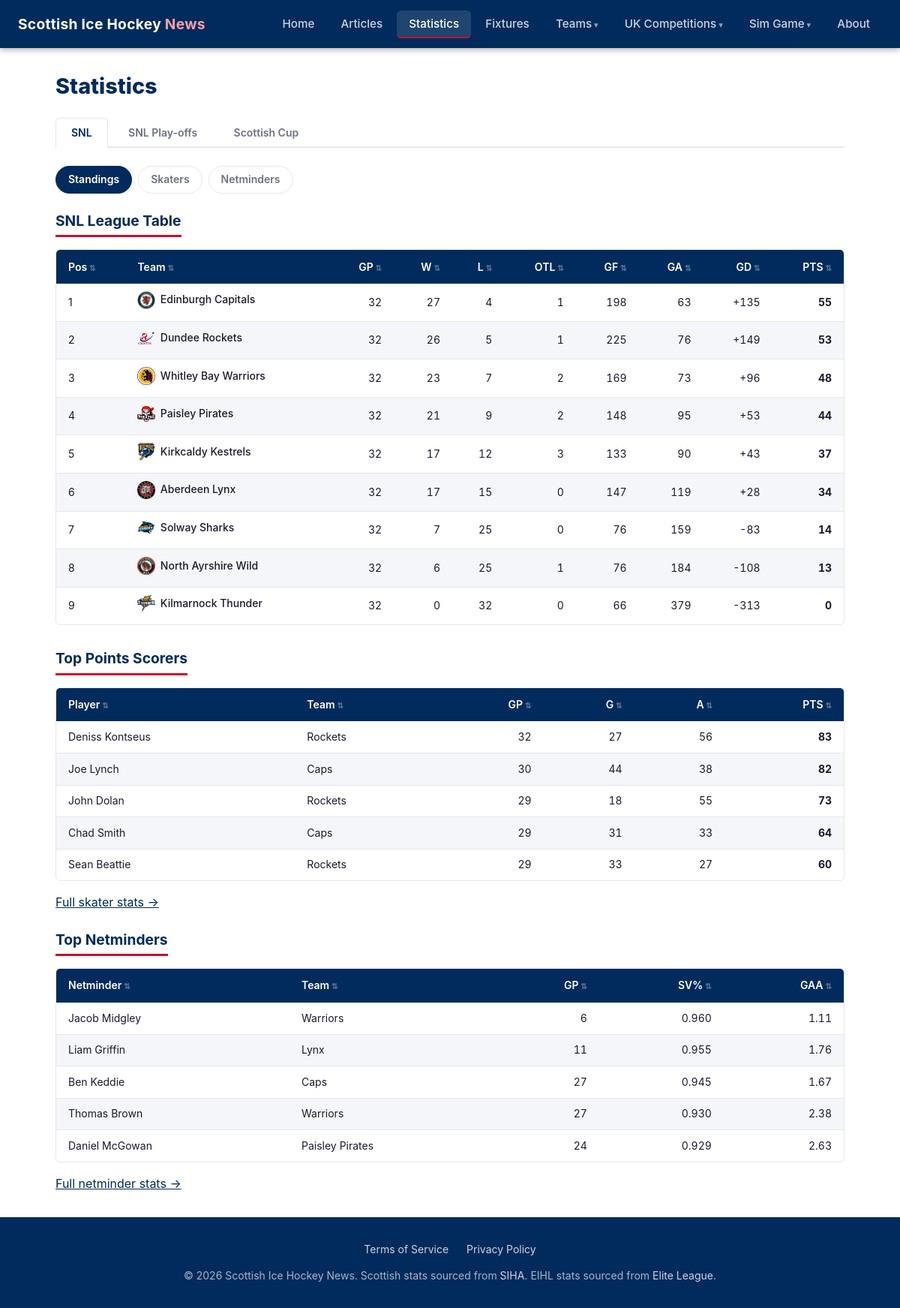
Page /statistics/ on the committed database.
### tables this page shows
CREATE TABLE "team_season_stats" (
                id             INTEGER PRIMARY KEY,
                season         TEXT    NOT NULL DEFAULT '2025-26',
                competition_id INTEGER NOT NULL REFERENCES competitions(id),
                team_id        INTEGER NOT NULL REFERENCES teams(id),
                pos            INTEGER,
                gp             INTEGER,
                wins           INTEGER,
                losses         INTEGER,
                otl            INTEGER,
                gf             INTEGER,
                ga             INTEGER,
                goal_diff      INTEGER,
                pts            INTEGER,
                ppo            INTEGER,
                ppg            INTEGER,
                pp_pct         REAL,
                ppga           INTEGER,
                ppoa           INTEGER,
                pk_pct         REAL,
                shg            INTEGER,
                shga           INTEGER,
                scraped_at     TEXT    NOT NULL,
                UNIQUE (season, competition_id, team_id)
            );

CREATE TABLE teams (
            id   INTEGER PRIMARY KEY,
            slug TEXT    NOT NULL UNIQUE,
            name TEXT    NOT NULL
        );

CREATE TABLE "season_skater_stats" (
                id             INTEGER PRIMARY KEY,
                season         TEXT    NOT NULL DEFAULT '2025-26',
                competition_id INTEGER NOT NULL REFERENCES competitions(id),
                player_id      INTEGER NOT NULL REFERENCES players(id),
                team_id        INTEGER NOT NULL REFERENCES teams(id),
                position       TEXT,
                gp             INTEGER,
                goals          INTEGER,
                assists        INTEGER,
                total_points   INTEGER,
                pim            INTEGER,
                scraped_at     TEXT    NOT NULL,
                UNIQUE (season, competition_id, player_id)
            );

CREATE TABLE players (
            id   INTEGER PRIMARY KEY,
            slug TEXT    NOT NULL UNIQUE,
            name TEXT    NOT NULL
        );

CREATE TABLE "season_netminder_stats" (
                id             INTEGER PRIMARY KEY,
                season         TEXT    NOT NULL DEFAULT '2025-26',
                competition_id INTEGER NOT NULL REFERENCES competitions(id),
                player_id      INTEGER NOT NULL REFERENCES players(id),
                team_id        INTEGER NOT NULL REFERENCES teams(id),
                gp             INTEGER,
                shots_against  INTEGER,
                saves          INTEGER,
                goals_against  INTEGER,
                save_pct       REAL,
                gaa            REAL,
                toi            TEXT,
                scraped_at     TEXT    NOT NULL,
                UNIQUE (season, competition_id, player_id)
            );

### web/app.py (the view)
@app.route("/statistics/")
def statistics():
    season = request.args.get("season", CURRENT_SEASON)
    if season not in SEASONS:
        season = CURRENT_SEASON
    comp = request.args.get("comp", "SNL")
    if comp not in COMPETITIONS:
        comp = "SNL"
    standings = db_queries.get_standings(comp, season=season) if comp == "SNL" else []
    top_skaters = db_queries.get_skater_stats(comp, season=season)[:5]
    top_netminders = db_queries.get_netminder_stats(comp, season=season)[:5]
    return render_template(
        "stats.html",
        comp=comp,
        competitions=COMPETITIONS,
        season=season,
        seasons=SEASONS,
        standings=standings,
        top_skaters=top_skaters,
        top_netminders=top_netminders,
    )

### web/templates/stats.html (shortened to what this page needs)
{% extends "base.html" %}
{% block content %}
<h1 class="page-title">Statistics</h1>
<div class="comp-tabs">
  {% for c in competitions %}
    <a href="{{ url_for('statistics', comp=c) }}"
       class="comp-tab {{ 'active' if c == comp else '' }}">{{ c }}</a>
  {% endfor %}
</div>
<div class="stats-nav">
  <a href="{{ url_for('statistics', comp=comp) }}"
     class="stats-nav-link active">Standings</a>
  <a href="{{ url_for('stats_skaters', comp=comp) }}"
     class="stats-nav-link">Skaters</a>
  <a href="{{ url_for('stats_netminders', comp=comp) }}"
     class="stats-nav-link">Netminders</a>
</div>
{% if comp == "SNL" and standings %}
  <h2 class="section-title">SNL League Table</h2>
  <div class="table-wrapper">
    <table class="sortable">
      <thead>
        <tr>
          <th>Pos</th>
          <th>Team</th>
          <th class="num">GP</th>
          <th class="num">W</th>
          <th class="num">L</th>
          <th class="num">OTL</th>
          <th class="num">GF</th>
          <th class="num">GA</th>
          <th class="num">GD</th>
          <th class="num">PTS</th>
        </tr>
      </thead>
      <tbody>
        {% for t in standings %}
          <tr>
            <td>{{ t.pos }}</td>
            <td>
              <a href="{{ url_for('team_detail', slug=t.name|team_slug) }}" class="team-name-link">
                <img src="{{ url_for('static', filename='img/teams/' + (t.name|team_logo)) }}?v={{ static_version }}"
                     alt="" class="team-logo-sm" onerror="this.style.display='none'">
                {{ t.name | full_name }}
              </a>
            </td>
            <td class="num">{{ t.gp }}</td>
            <td class="num">{{ t.wins }}</td>
            <td class="num">{{ t.losses }}</td>
            <td class="num">{{ t.otl if t.otl is not none else '–' }}</td>
            <td class="num">{{ t.gf }}</td>
            <td class="num">{{ t.ga }}</td>
            <td class="num">{{ '+' ~ t.goal_diff if t.goal_diff > 0 else t.goal_diff }}</td>
            <td class="num"><strong>{{ t.pts }}</strong></td>
          </tr>
        {% endfor %}
      </tbody>
    </table>
  </div>
{% elif comp != "SNL" %}
  <p class="no-data">No standings available for the {{ comp }}. See skater and netminder stats below.</p>
{% else %}
  <p class="no-data">No standings data available.</p>
{% endif %}
{% if top_skaters %}
  <h2 class="section-title mt-2">Top Points Scorers</h2>
  <div class="table-wrapper">
    <table class="sortable">
      <thead>
        <tr>
          <th>Player</th>
          <th>Team</th>
          <th class="num">GP</th>
          <th class="num">G</th>
          <th class="num">A</th>
          <th class="num">PTS</th>
        </tr>
      </thead>
      <tbody>
        {% for s in top_skaters %}
          <tr>
            <td>{{ s.player_name }}</td>
            <td>{{ s.team_name }}</td>
            <td class="num">{{ s.gp }}</td>
            <td class="num">{{ s.goals }}</td>
            <td class="num">{{ s.assists }}</td>
            <td class="num"><strong>{{ s.total_points }}</strong></td>
          </tr>
        {% endfor %}
      </tbody>
    </table>
  </div>
  <p class="mt-1"><a href="{{ url_for('stats_skaters', comp=comp) }}">Full skater stats →</a></p>
{% endif %}
{% if top_netminders %}
  <h2 class="section-title mt-2">Top Netminders</h2>
  <div class="table-wrapper">
    <table class="sortable">
      <thead>
        <tr>
          <th>Netminder</th>
          <th>Team</th>
          <th class="num">GP</th>
          <th class="num">SV%</th>
          <th class="num">GAA</th>
        </tr>
      </thead>
      <tbody>
        {% for n in top_netminders %}
          <tr>
            <td>{{ n.player_name }}</td>
            <td>{{ n.team_name }}</td>
            <td class="num">{{ n.gp }}</td>
            <td class="num">{{ '%.3f'|format(n.save_pct) if n.save_pct is not none else '–' }}</td>
            <td class="num">{{ '%.2f'|format(n.gaa) if n.gaa is not none else '–' }}</td>
          </tr>
        {% endfor %}
      </tbody>
    </table>
  </div>
  <p class="mt-1"><a href="{{ url_for('stats_netminders', comp=comp) }}">Full netminder stats →</a></p>
{% endif %}
{% endblock %}

### web/templates/base.html (shortened to what this page needs)
<!DOCTYPE html>
<html lang="en">
<head>
  <link rel="stylesheet" href="{{ url_for('static', filename='css/style.css') }}?v={{ static_version }}">
</head>
<body>
<header>
  <a class="site-title" href="{{ url_for('home') }}">
    Scottish Ice Hockey <span>News</span>
  </a>
  <nav id="mainNav">
    <ul>
      <li><a href="{{ url_for('home') }}"
             class="{{ 'active' if request.endpoint == 'home' else '' }}">Home</a></li>
      <li><a href="{{ url_for('articles_list') }}"
             class="{{ 'active' if request.endpoint in ('articles_list', 'article_detail') else '' }}">Articles</a></li>
      {% if league_ctx == 'eihl' %}
        <li><a href="{{ url_for('eihl_statistics') }}"
               class="{{ 'active' if request.endpoint in ('eihl_statistics', 'eihl_stats_skaters', 'eihl_stats_goalies') else '' }}">Statistics</a></li>
      {% elif league_ctx == 'wnihl' %}
        <li><a href="{{ url_for('wnihl_statistics') }}"
               class="{{ 'active' if request.endpoint == 'wnihl_statistics' else '' }}">Statistics</a></li>
      {% else %}
        <li><a href="{{ url_for('statistics') }}"
               class="{{ 'active' if request.endpoint in ('statistics', 'stats_skaters', 'stats_netminders') else '' }}">Statistics</a></li>
      {% endif %}
      {% if league_ctx == 'eihl' %}
        <li><a href="{{ url_for('eihl_fixtures') }}"
               class="{{ 'active' if request.endpoint in ('eihl_fixtures', 'eihl_game_detail') else '' }}">Fixtures</a></li>
      {% elif league_ctx == 'wnihl' %}
        <li><a href="{{ url_for('wnihl_fixtures') }}"
               class="{{ 'active' if request.endpoint == 'wnihl_fixtures' else '' }}">Fixtures</a></li>
      {% else %}
        <li><a href="{{ url_for('fixtures') }}"
               class="{{ 'active' if request.endpoint in ('fixtures', 'event_detail') else '' }}">Fixtures</a></li>
      {% endif %}
      {% if league_ctx == 'eihl' %}
        <li class="nav-dropdown">
          <a href="{{ url_for('eihl_overview') }}"
             class="{{ 'active' if request.endpoint == 'eihl_team_detail' else '' }}">Teams</a>
          <ul class="dropdown-menu">
            {% for db_name, info in eihl_team_display.items() %}
              <li><a href="{{ url_for('eihl_team_detail', slug=info.slug) }}">{{ info.full }}</a></li>
            {% endfor %}
          </ul>
        </li>
      {% else %}
        <li class="nav-dropdown">
          <a href="{{ url_for('teams_list') }}"
             class="{{ 'active' if request.endpoint in ('teams_list', 'team_detail') else '' }}">Teams</a>
        </li>
      {% endif %}
      <li class="nav-dropdown">
        <a href="{{ url_for('home') }}"
           class="{{ 'active' if request.endpoint and (request.endpoint.startswith('eihl') or request.endpoint.startswith('wnihl')) else '' }}">UK Competitions</a>
      </li>
      <li class="nav-dropdown">
        <a href="{{ url_for('sim.index') }}"
           class="{{ 'active' if request.blueprint == 'sim' else '' }}">Sim Game</a>
      </li>
      <li><a href="{{ url_for('about') }}"
             class="{{ 'active' if request.endpoint == 'about' else '' }}">About</a></li>
    </ul>
  </nav>
</header>
<main>
  {% block content %}{% endblock %}
</main>
<footer>
  <div class="footer-links">
    <a href="{{ url_for('terms') }}">Terms of Service</a>
    <a href="{{ url_for('privacy') }}">Privacy Policy</a>
  </div>
  <p>&copy; {{ current_year }} Scottish Ice Hockey News. Scottish stats sourced from <a href="https://www.siha-uk.co.uk" target="_blank" rel="noopener">SIHA</a>. EIHL stats sourced from <a href="https://www.eliteleague.co.uk" target="_blank" rel="noopener">Elite League</a>.</p>
</footer>
</body>
</html>

### rows in the picture
team_season_stats: pos "1", shows a picture, name|full_name "Edinburgh Capitals", gp "32", wins "27", losses "4", otl "1", gf "198", ga "63", goal_diff "+135", pts "55"
team_season_stats: pos "2", shows a picture, name|full_name "Dundee Rockets", gp "32", wins "26", losses "5", otl "1", gf "225", ga "76", goal_diff "+149", pts "53"
team_season_stats: pos "3", shows a picture, name|full_name "Whitley Bay Warriors", gp "32", wins "23", losses "7", otl "2", gf "169", ga "73", goal_diff "+96", pts "48"
team_season_stats: pos "4", shows a picture, name|full_name "Paisley Pirates", gp "32", wins "21", losses "9", otl "2", gf "148", ga "95", goal_diff "+53", pts "44"
team_season_stats: pos "5", shows a picture, name|full_name "Kirkcaldy Kestrels", gp "32", wins "17", losses "12", otl "3", gf "133", ga "90", goal_diff "+43", pts "37"
team_season_stats: pos "6", shows a picture, name|full_name "Aberdeen Lynx", gp "32", wins "17", losses "15", otl "0", gf "147", ga "119", goal_diff "+28", pts "34"
team_season_stats: pos "7", shows a picture, name|full_name "Solway Sharks", gp "32", wins "7", losses "25", otl "0", gf "76", ga "159", goal_diff "-83", pts "14"
team_season_stats: pos "8", shows a picture, name|full_name "North Ayrshire Wild", gp "32", wins "6", losses "25", otl "1", gf "76", ga "184", goal_diff "-108", pts "13"
team_season_stats: pos "9", shows a picture, name|full_name "Kilmarnock Thunder", gp "32", wins "0", losses "32", otl "0", gf "66", ga "379", goal_diff "-313", pts "0"
season_skater_stats: player_name "Deniss Kontseus", team_name "Rockets", gp "32", goals "27", assists "56", total_points "83"
season_skater_stats: player_name "Joe Lynch", team_name "Caps", gp "30", goals "44", assists "38", total_points "82"
season_skater_stats: player_name "John Dolan", team_name "Rockets", gp "29", goals "18", assists "55", total_points "73"
season_skater_stats: player_name "Chad Smith", team_name "Caps", gp "29", goals "31", assists "33", total_points "64"
season_skater_stats: player_name "Sean Beattie", team_name "Rockets", gp "29", goals "33", assists "27", total_points "60"
season_netminder_stats: player_name "Jacob Midgley", team_name "Warriors", gp "6", save_pct "0.960", gaa "1.11"
season_netminder_stats: player_name "Liam Griffin", team_name "Lynx", gp "11", save_pct "0.955", gaa "1.76"
season_netminder_stats: player_name "Ben Keddie", team_name "Caps", gp "27", save_pct "0.945", gaa "1.67"
season_netminder_stats: player_name "Thomas Brown", team_name "Warriors", gp "27", save_pct "0.930", gaa "2.38"
season_netminder_stats: player_name "Daniel McGowan", team_name "Paisley Pirates", gp "24", save_pct "0.929", gaa "2.63"

### other values in the picture
{{ c }} "SNL" "SNL Play-offs" "Scottish Cup"
